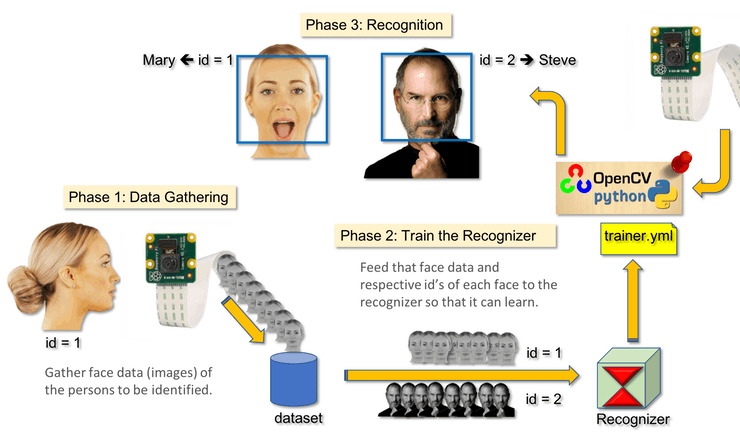
#> input picture images/FaceRecogBlock.png, 740 x 441 px, given as the content of the folder Path to folder where face were saved, which was not available
$ python -i face_trainer.py   (imports and definitions only)
#> lines starting #> are read from the running program, lines starting #| are printed output that depends on the picture
import cv2
import numpy as np
from PIL import Image
import os
# Path for face image database
path = 'Path to folder where face were saved'
recognizer = cv2.face.LBPHFaceRecognizer_create()  #LBPH (LOCAL BINARY PATTERNS HISTOGRAMS) Face Recognizer is  included in the OpenCV package.
detector = cv2.CascadeClassifier("C:\\Python\\Lib\\site-packages\\cv2\\data\\haarcascade_frontalface_default.xml")


# function to get the images and label data
def get_images_and_labels(paths):
#> called with paths = 'Path to folder where face were saved'
    image_paths = [os.path.join(paths, f) for f in os.listdir(paths)]  # To go through each image
    face_samples = []
    ids = []
    for image_path in image_paths:
        pil_img = Image.open(image_path).convert('L')   # convert it to grayscale
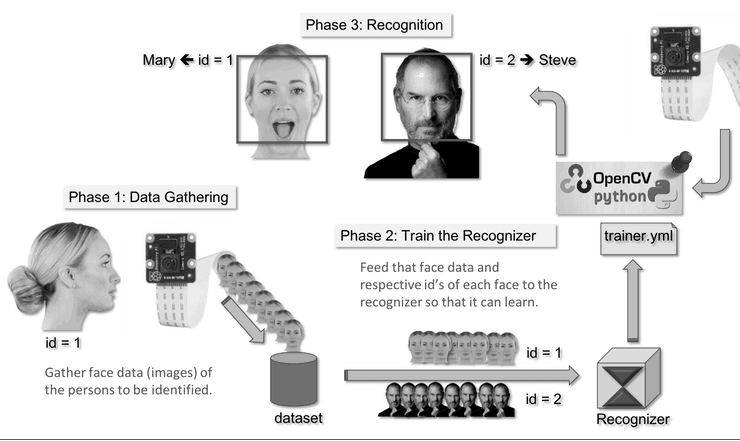
#> pil_img: PIL image 740x441 L; min 0, max 255, mean 226.2
        img_numpy = np.array(pil_img, 'uint8')
        id2 = int(os.path.split(image_path)[-1].split(".")[0])  # Getting images of a user to be appended together
        faces = detector.detectMultiScale(img_numpy)
        for (x, y, w, h) in faces:
            face_samples.append(img_numpy[y:y+h, x:x+w])
            ids.append(id2)
    return face_samples, ids


# [1 line not run here, left out]
# [1 line that did not run here, left out]
# [5 lines not run here, left out]

>>> result = get_images_and_labels('images/FaceRecogBlock.png')
#> (the run stopped early here; a loop or call above may not have finished)

$ run again, on images/phase1.png
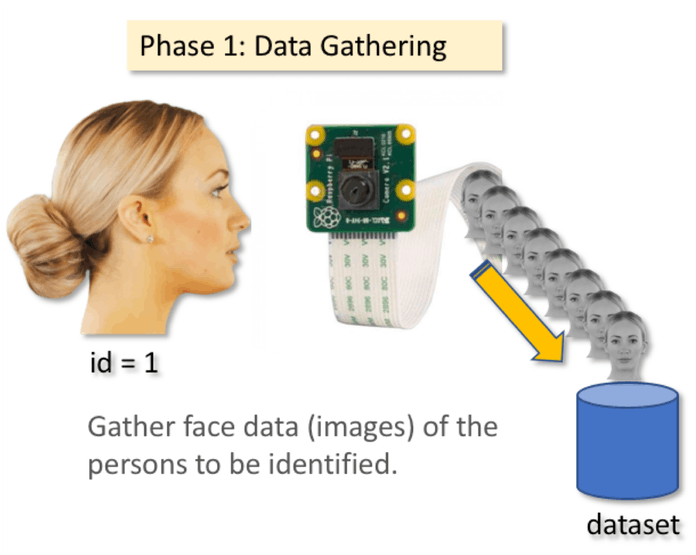
#> input picture images/phase1.png, 696 x 555 px, given as the content of the folder Path to folder where face were saved, which was not available
#> in get_images_and_labels, `pil_img = Image.open(image_path).convert('L')`:
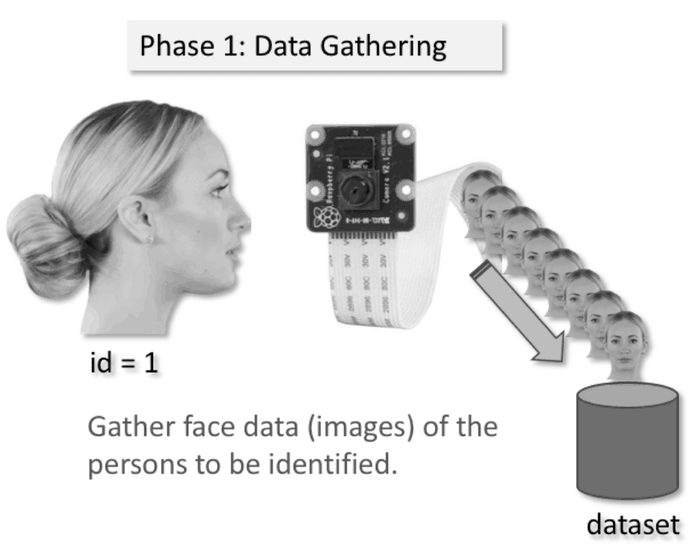
#> pil_img: PIL image 696x555 L; min 3, max 255, mean 225.3

$ run again, on images/phase2.png
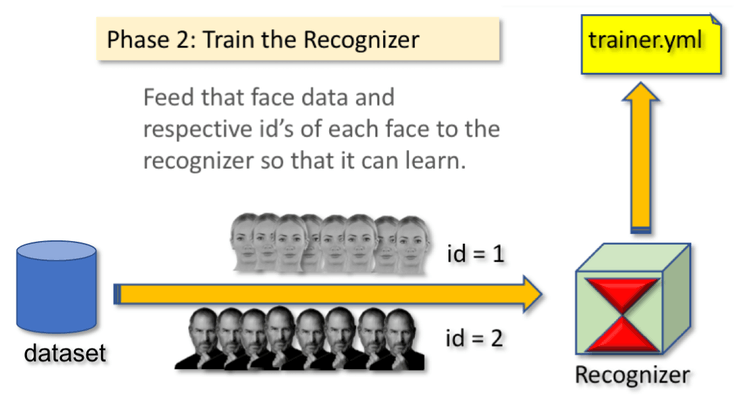
#> input picture images/phase2.png, 740 x 400 px, given as the content of the folder Path to folder where face were saved, which was not available
#> in get_images_and_labels, `pil_img = Image.open(image_path).convert('L')`:
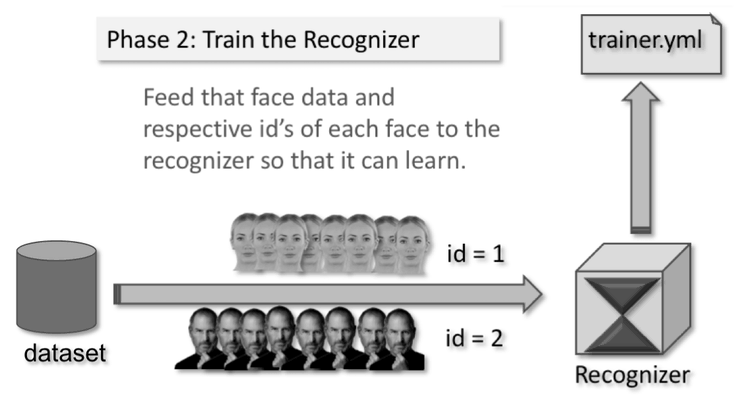
#> pil_img: PIL image 740x400 L; min 0, max 255, mean 221.8

$ run again, on images/phase3.png
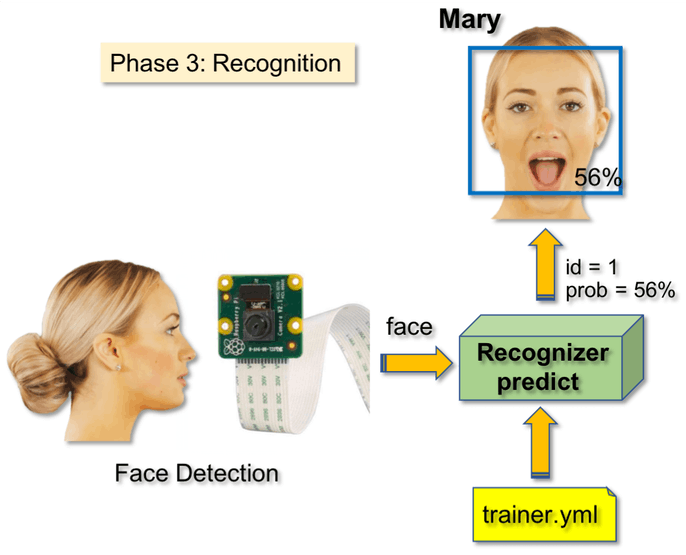
#> input picture images/phase3.png, 686 x 555 px, given as the content of the folder Path to folder where face were saved, which was not available
#> in get_images_and_labels, `pil_img = Image.open(image_path).convert('L')`:
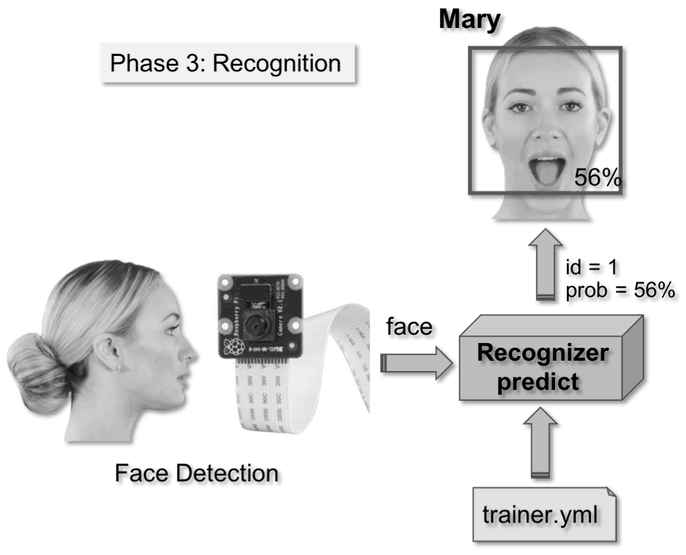
#> pil_img: PIL image 686x555 L; min 0, max 255, mean 229.2
